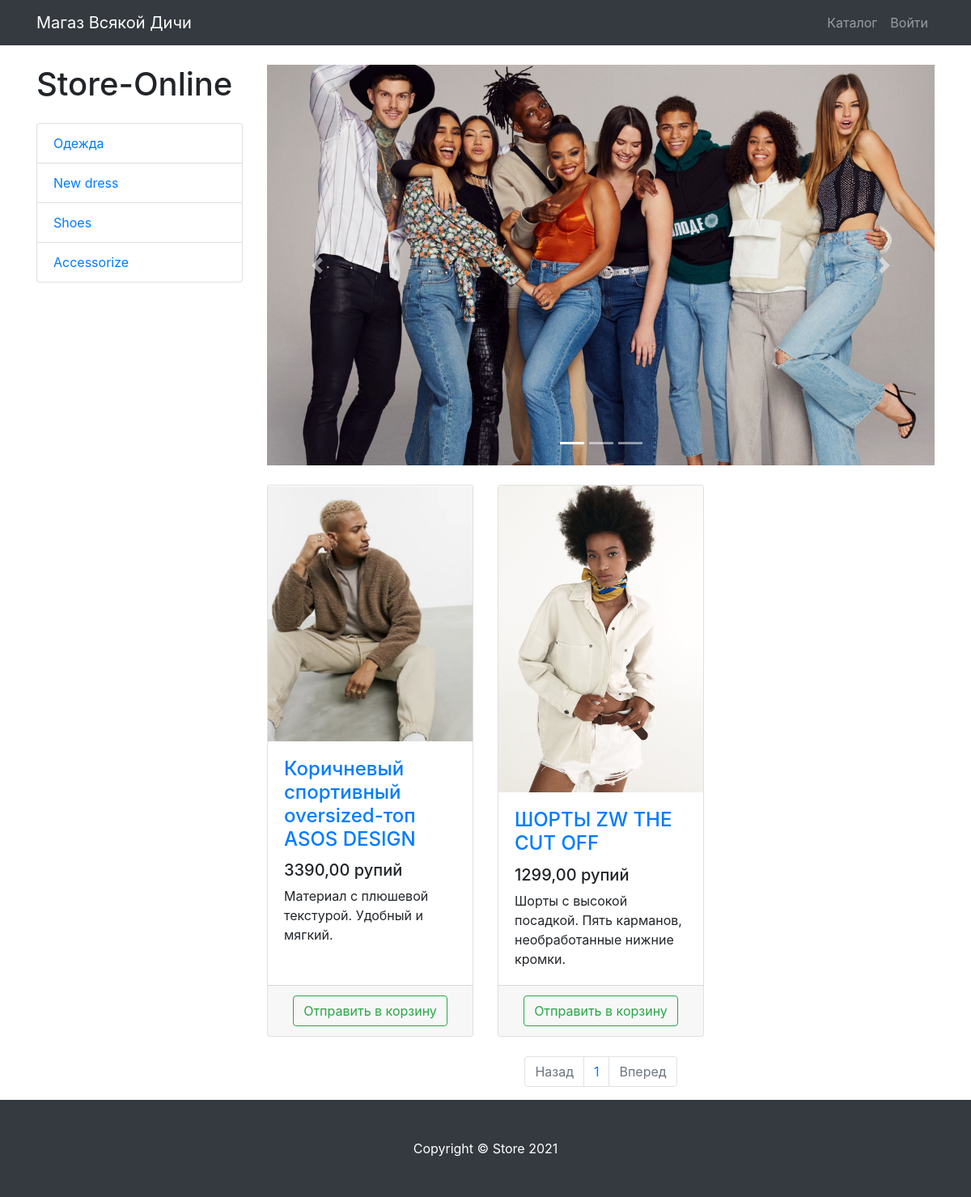
Screenshot of /products/2/ with the database file from the repository.
### products/models.py (models this page shows, shortened)
class ProductCategory(models.Model):
    name = models.CharField(max_length=70, unique=True)
    description = models.TextField(blank=True)
    class Meta:
        verbose_name_plural = 'Product Categories'

class Product(models.Model):
    name = models.CharField(max_length=250)
    image = models.ImageField(upload_to='products_images', blank=True)
    description = models.TextField(blank=True)
    short_description = models.CharField(max_length=70, blank=True)
    price = models.DecimalField(max_digits=8, decimal_places=2, default=0)
    quantity = models.PositiveIntegerField(default=0)
    category = models.ForeignKey(ProductCategory, on_delete=models.CASCADE)

### products/views.py (the view)
# urls.py: path('products/', include('products.urls', namespace='products')),
def products(request, category_id=None, page=1):
    context = {
        'title': 'Store - Продукты',
        'categories': ProductCategory.objects.all(),
    }
    if category_id:
        products = Product.objects.filter(category_id=category_id)
    else:
        products = Product.objects.all()
    paginator = Paginator(products, per_page=3)
    products_paginator = paginator.page(page)
    context.update({'products': products_paginator})
    return render(request, 'products/products.html', context)

### products/templates/products/products.html (shortened to what this page needs)
{% extends 'products/base.html' %}
{% load static %}
{% block css %}
    <link href="{% static 'css/products.css' %}" rel="stylesheet">
{% endblock %}
{% block content %}
    <div class="container">
    <div class="row">
        <div class="col-lg-3">
            <h1 class="my-4">Store-Online</h1>
            <div class="list-group">
                {% for category in categories %}
                    <a href="{% url 'products:category' category.id %}"
                       class="list-group-item">
                        {{ category.name }}
                    </a>
                {% endfor %}
            </div>
        </div>
        <div class="col-lg-9">
            <div id="carouselExampleIndicators" class="carousel slide my-4" data-ride="carousel">
                <ol class="carousel-indicators">
                    <li data-target="#carouselExampleIndicators" data-slide-to="0" class="active"></li>
                    <li data-target="#carouselExampleIndicators" data-slide-to="1"></li>
                    <li data-target="#carouselExampleIndicators" data-slide-to="2"></li>
                </ol>
                <div class="carousel-inner" role="listbox">
                    <div class="carousel-item active">
                        <img class="d-block img-fluid" src="/static/vendor/img/slides/slide-1.jpg" alt="First slide">
                    </div>
                </div>
                <a class="carousel-control-prev" href="#carouselExampleIndicators" role="button" data-slide="prev">
                    <span class="carousel-control-prev-icon" aria-hidden="true"></span>
                </a>
                <a class="carousel-control-next" href="#carouselExampleIndicators" role="button" data-slide="next">
                    <span class="carousel-control-next-icon" aria-hidden="true"></span>
                </a>
            </div>
            <div class="row">
                {% for product in products %}
                    <div class="col-lg-4 col-md-6 mb-4">
                    <div class="card h-100">
                        <a href="#">
                            <img class="card-img-top"
                                 src="/media/{{ product.image }}"
                                 alt="">
                        </a>
                        <div class="card-body">
                            <h4 class="card-title">
                                <a href="#">{{ product.name }}</a>
                            </h4>
                            <h5>{{ product.price }} рупий</h5>
                            <p class="card-text">{{ product.short_description }}</p>
                        </div>
                        <div class="card-footer text-center">
                            <a href="{% url 'products:basket_add' product.id %}">
                                <button type="button" class="btn btn-outline-success">
                                    Отправить в корзину
                                </button>
                            </a>
                        </div>
                    </div>
                </div>
                {% endfor %}
            </div>
            <nav aria-label="Page navigation example">
                <ul class="pagination justify-content-center">
                    <li class="page-item {% if not products.has_previous %} disabled {% endif %}">
                        <a class="page-link"
                           href="{% if products.has_previous %} {% url 'products:page' products.previous_page_number %} {% else %} # {% endif %}"
                           tabindex="-1" aria-disabled="true">Назад</a>
                    </li>
                    {% for page in products.paginator.page_range %}
                        <li class="page-item">
                            <a class="page-link" href="{% url 'products:page' page %}">
                                {{ page }}
                            </a>
                        </li>
                    {% endfor %}
                    <li class="page-item {% if not products.has_next %} disabled {% endif %}">
                        <a class="page-link"
                           href="{% if products.has_next %} {% url 'products:page' products.next_page_number %} {% else %} # {% endif %}">
                            Вперед
                        </a>
                    </li>
                </ul>
            </nav>
        </div>
    </div>
    </div>
{% endblock %}
{% block footer %}
    <footer class="py-5 bg-dark">
        <div class="container">
            <p class="m-0 text-center text-white">Copyright &copy; Store 2021</p>
        </div>
    </footer>
{% endblock %}

### static/css/products.css (style rules this page uses)
body { padding-top: 56px; }

### rows the page displays
ProductCategory: name "Одежда"
ProductCategory: name "New dress"
ProductCategory: name "Shoes"
ProductCategory: name "Accessorize"
Product: image (picture), name "Коричневый спортивный oversized-топ ASOS DESIGN", price "3390,00", short_description "Материал с плюшевой текстурой. Удобный и мягкий."
Product: image (picture), name "ШОРТЫ ZW THE CUT OFF", price "1299,00", short_description "Шорты с высокой посадкой. Пять карманов, необработанные нижние кромки."

### other values shown
{{ page }} "1"
